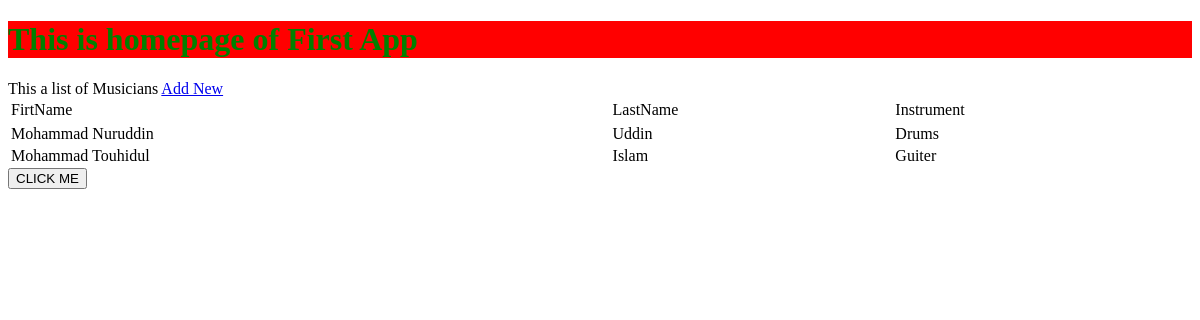
Before: /FirstApp/ with the older database file.
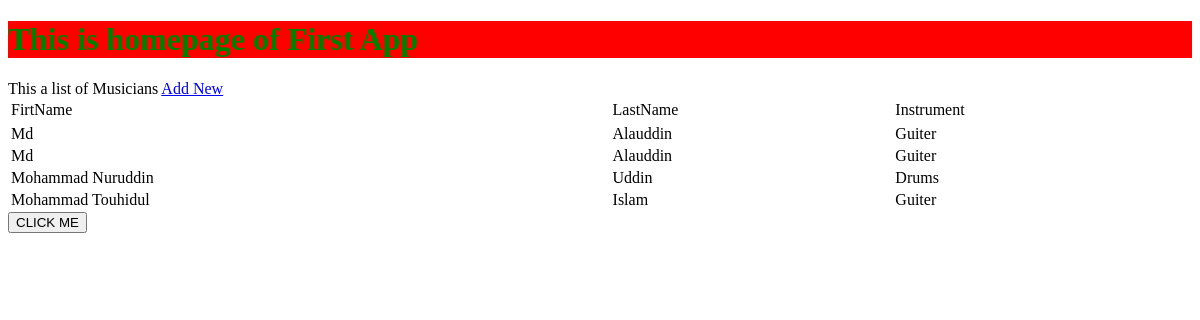
After: the same page with the newer database file.
### FirstApp/models.py (models this page shows)
class Musician(models.Model):
    first_name = models.CharField(max_length=50)
    last_name = models.CharField(max_length=50)
    instrument = models.CharField(max_length=100)

### FirstApp/views.py (the view)
# urls.py: path('', views.index, name='index'),
def index(request):
    musician_list=Musician.objects.order_by('first_name')
    diction={'text_1':'This a list of Musicians','musician':musician_list}
    return render(request,'FirstApp/index.html',context=diction)

### templates/FirstApp/index.html (shortened to what this page needs)
<!DOCTYPE html>
{% load static %}
<html lang="en" dir="ltr">
  <head>
    <link rel="stylesheet" href="{% static "css/main.css" %}">
  </head>
  <body>
    <h1>This is homepage of First App</h1>
    {{text_1}}
    <a href="/FirstApp/form">Add New</a>
<table width="100%">
  <thead>
    <tr>
      <td>FirtName</td>
      <td>LastName</td>
      <td>Instrument</td>
    </tr>
  </thead>
  <tbody>
      {% for row in musician %}
    <tr>
      <td>{{row.first_name}}</td>
      <td>{{row.last_name}}</td>
      <td>{{row.instrument}}</td>
    </tr>
    {% endfor %}
  </tbody>
</table>
    <button  onclick="copyToClipboard()">CLICK ME</button>
  </body>
</html>

### static/css/main.css (style rules this page uses)
h1 { background: red; color: green; }
table { width: 100%; }

Changed rows visible on the page:
added Musician: first_name "Md", last_name "Alauddin", instrument "Guiter"
added Musician: first_name "Md", last_name "Alauddin", instrument "Guiter"
